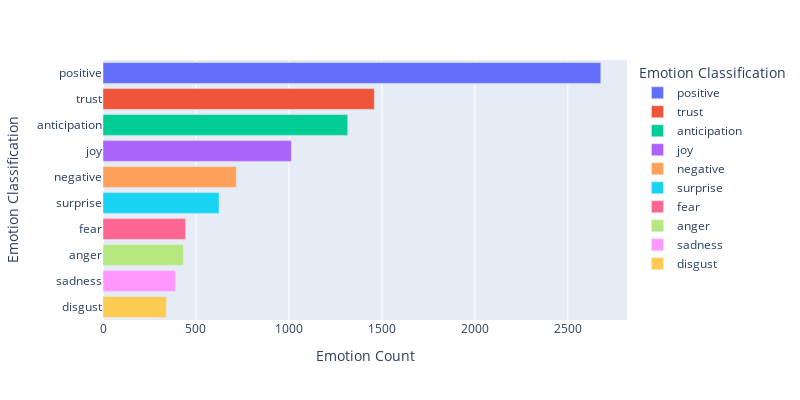

This figure's notebook cell:
### Code cell
emotion_df = pd.DataFrame.from_dict(data, orient='index')
emotion_df = emotion_df.reset_index()
emotion_df = emotion_df.rename(columns={'index' : 'Emotion Classification' , 0: 'Emotion Count'})
emotion_df = emotion_df.sort_values(by=['Emotion Count'], ascending=False)
import plotly.express as px
fig = px.bar(emotion_df, x='Emotion Count', y='Emotion Classification', color = 'Emotion Classification', orientation='h', width = 800, height = 400)
fig.show()

### Figure 1 — Plotly figure (JSON) as saved in the notebook; plotly's stock layout.template omitted (floating-point values rounded to 4 significant figures)
{"data": [{"alignmentgroup": "True", "hovertemplate": "Emotion Classification=%{y}<br>Emotion Count=%{x}<extra></extra>", "legendgroup": "positive", "marker": {"color": "#636efa", "pattern": {"shape": ""}}, "name": "positive", "offsetgroup": "positive", "orientation": "h", "showlegend": true, "textposition": "auto", "type": "bar", "x": [2677], "xaxis": "x", "y": ["positive"], "yaxis": "y"}, {"alignmentgroup": "True", "hovertemplate": "Emotion Classification=%{y}<br>Emotion Count=%{x}<extra></extra>", "legendgroup": "trust", "marker": {"color": "#EF553B", "pattern": {"shape": ""}}, "name": "trust", "offsetgroup": "trust", "orientation": "h", "showlegend": true, "textposition": "auto", "type": "bar", "x": [1459], "xaxis": "x", "y": ["trust"], "yaxis": "y"}, {"alignmentgroup": "True", "hovertemplate": "Emotion Classification=%{y}<br>Emotion Count=%{x}<extra></extra>", "legendgroup": "anticipation", "marker": {"color": "#00cc96", "pattern": {"shape": ""}}, "name": "anticipation", "offsetgroup": "anticipation", "orientation": "h", "showlegend": true, "textposition": "auto", "type": "bar", "x": [1316], "xaxis": "x", "y": ["anticipation"], "yaxis": "y"}, {"alignmentgroup": "True", "hovertemplate": "Emotion Classification=%{y}<br>Emotion Count=%{x}<extra></extra>", "legendgroup": "joy", "marker": {"color": "#ab63fa", "pattern": {"shape": ""}}, "name": "joy", "offsetgroup": "joy", "orientation": "h", "showlegend": true, "textposition": "auto", "type": "bar", "x": [1013], "xaxis": "x", "y": ["joy"], "yaxis": "y"}, {"alignmentgroup": "True", "hovertemplate": "Emotion Classification=%{y}<br>Emotion Count=%{x}<extra></extra>", "legendgroup": "negative", "marker": {"color": "#FFA15A", "pattern": {"shape": ""}}, "name": "negative", "offsetgroup": "negative", "orientation": "h", "showlegend": true, "textposition": "auto", "type": "bar", "x": [717], "xaxis": "x", "y": ["negative"], "yaxis": "y"}, {"alignmentgroup": "True", "hovertemplate": "Emotion Classification=%{y}<br>Emotion Count=%{x}<extra></extra>", "legendgroup": "surprise", "marker": {"color": "#19d3f3", "pattern": {"shape": ""}}, "name": "surprise", "offsetgroup": "surprise", "orientation": "h", "showlegend": true, "textposition": "auto", "type": "bar", "x": [624], "xaxis": "x", "y": ["surprise"], "yaxis": "y"}, {"alignmentgroup": "True", "hovertemplate": "Emotion Classification=%{y}<br>Emotion Count=%{x}<extra></extra>", "legendgroup": "fear", "marker": {"color": "#FF6692", "pattern": {"shape": ""}}, "name": "fear", "offsetgroup": "fear", "orientation": "h", "showlegend": true, "textposition": "auto", "type": "bar", "x": [444], "xaxis": "x", "y": ["fear"], "yaxis": "y"}, {"alignmentgroup": "True", "hovertemplate": "Emotion Classification=%{y}<br>Emotion Count=%{x}<extra></extra>", "legendgroup": "anger", "marker": {"color": "#B6E880", "pattern": {"shape": ""}}, "name": "anger", "offsetgroup": "anger", "orientation": "h", "showlegend": true, "textposition": "auto", "type": "bar", "x": [432], "xaxis": "x", "y": ["anger"], "yaxis": "y"}, {"alignmentgroup": "True", "hovertemplate": "Emotion Classification=%{y}<br>Emotion Count=%{x}<extra></extra>", "legendgroup": "sadness", "marker": {"color": "#FF97FF", "pattern": {"shape": ""}}, "name": "sadness", "offsetgroup": "sadness", "orientation": "h", "showlegend": true, "textposition": "auto", "type": "bar", "x": [389], "xaxis": "x", "y": ["sadness"], "yaxis": "y"}, {"alignmentgroup": "True", "hovertemplate": "Emotion Classification=%{y}<br>Emotion Count=%{x}<extra></extra>", "legendgroup": "disgust", "marker": {"color": "#FECB52", "pattern": {"shape": ""}}, "name": "disgust", "offsetgroup": "disgust", "orientation": "h", "showlegend": true, "textposition": "auto", "type": "bar", "x": [341], "xaxis": "x", "y": ["disgust"], "yaxis": "y"}], "layout": {"barmode": "relative", "height": 400, "legend": {"title": {"text": "Emotion Classification"}, "tracegroupgap": 0}, "margin": {"t": 60}, "width": 800, "xaxis": {"anchor": "y", "domain": [0, 1], "title": {"text": "Emotion Count"}}, "yaxis": {"anchor": "x", "categoryarray": ["disgust", "sadness", "anger", "fear", "surprise", "negative", "joy", "anticipation", "trust", "positive"], "categoryorder": "array", "domain": [0, 1], "title": {"text": "Emotion Classification"}}}}
